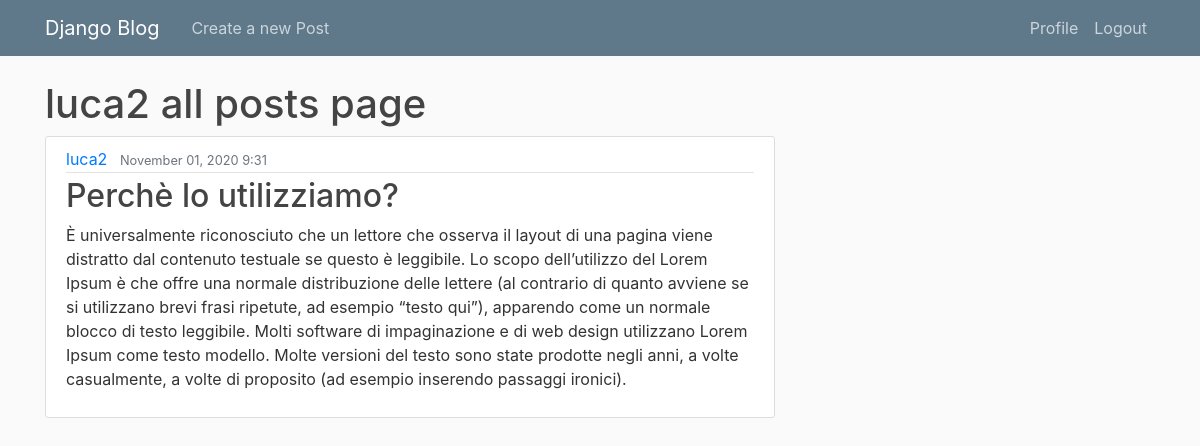
/7, run on the app's committed database.
### blog/models.py (models this page shows, shortened)
class Post(models.Model):
    title = models.CharField(max_length=100)
    content = models.TextField()
    post_date = models.DateTimeField(default=timezone.now)
    author = models.ForeignKey(User, on_delete=models.CASCADE) # if a user is deleted also the post is deleted

### users/views.py (the view)
# urls.py: path('<int:pk>', views.user_detail, name = 'user_detail'),
def user_detail(request, pk):
    user = get_object_or_404(User, pk=pk)
    posts = Post.objects.filter(author = user)
    context = {
        'user': user,
        'posts': posts,
    }
    return render(request, 'users/user_detail.html', context)

### users/templates/users/user_detail.html
{% extends 'blog/base.html' %}
{% block content%}
{% for post in posts%}
<h1>{{user.username}} all posts page</h1>
<article class="media content-section">
    <div class="media-body">
      <div class="article-metadata">
        <a class="mr-2" href="#">{{ post.author }}</a>
        <small class="text-muted">{{ post.post_date |date:"F d, Y f" }}</small>
      </div>
      <h2><a class="article-title" href="#">{{ post.title }}</a></h2>
      <p class="article-content">{{ post.content }}</p>
    </div>
  </article>
{% endfor %}
{% endblock %}

### blog/static/blog/main.css (style rules this page uses)
body { background: #fafafa; color: #333333; margin-top: 5rem; }
h1, h2, h3, h4, h5, h6 { color: #444444; }
.content-section { background: #ffffff; padding: 10px 20px; border: 1px solid #dddddd; border-radius: 3px; margin-bottom: 20px; }
.article-title { color: #444444; }
.article-content { white-space: pre-line; }
.article-metadata { padding-bottom: 1px; margin-bottom: 4px; border-bottom: 1px solid #e3e3e3 }

### data on the page
Post: author "luca2", post_date "November 01, 2020 9:31", title "Perchè lo utilizziamo?", content "È universalmente riconosciuto che un lettore che osserva il layout di una pagina viene distratto dal contenuto testuale se questo è leggibile. Lo scopo dell’utilizzo del Lorem Ipsum è che offre una normale distribuzione delle lettere (al contrario di quanto avviene se si utilizzano brevi frasi ripetute, ad esempio “testo qui”), apparendo come un normale blocco di testo leggibile. Molti software di impaginazione e di web design utilizzano Lorem Ipsum come testo modello. Molte versioni del testo sono state prodotte negli anni, a volte casualmente, a volte di proposito (ad esempio inserendo passaggi ironici)."

### other printed values
{{ user.username }} "luca2"
